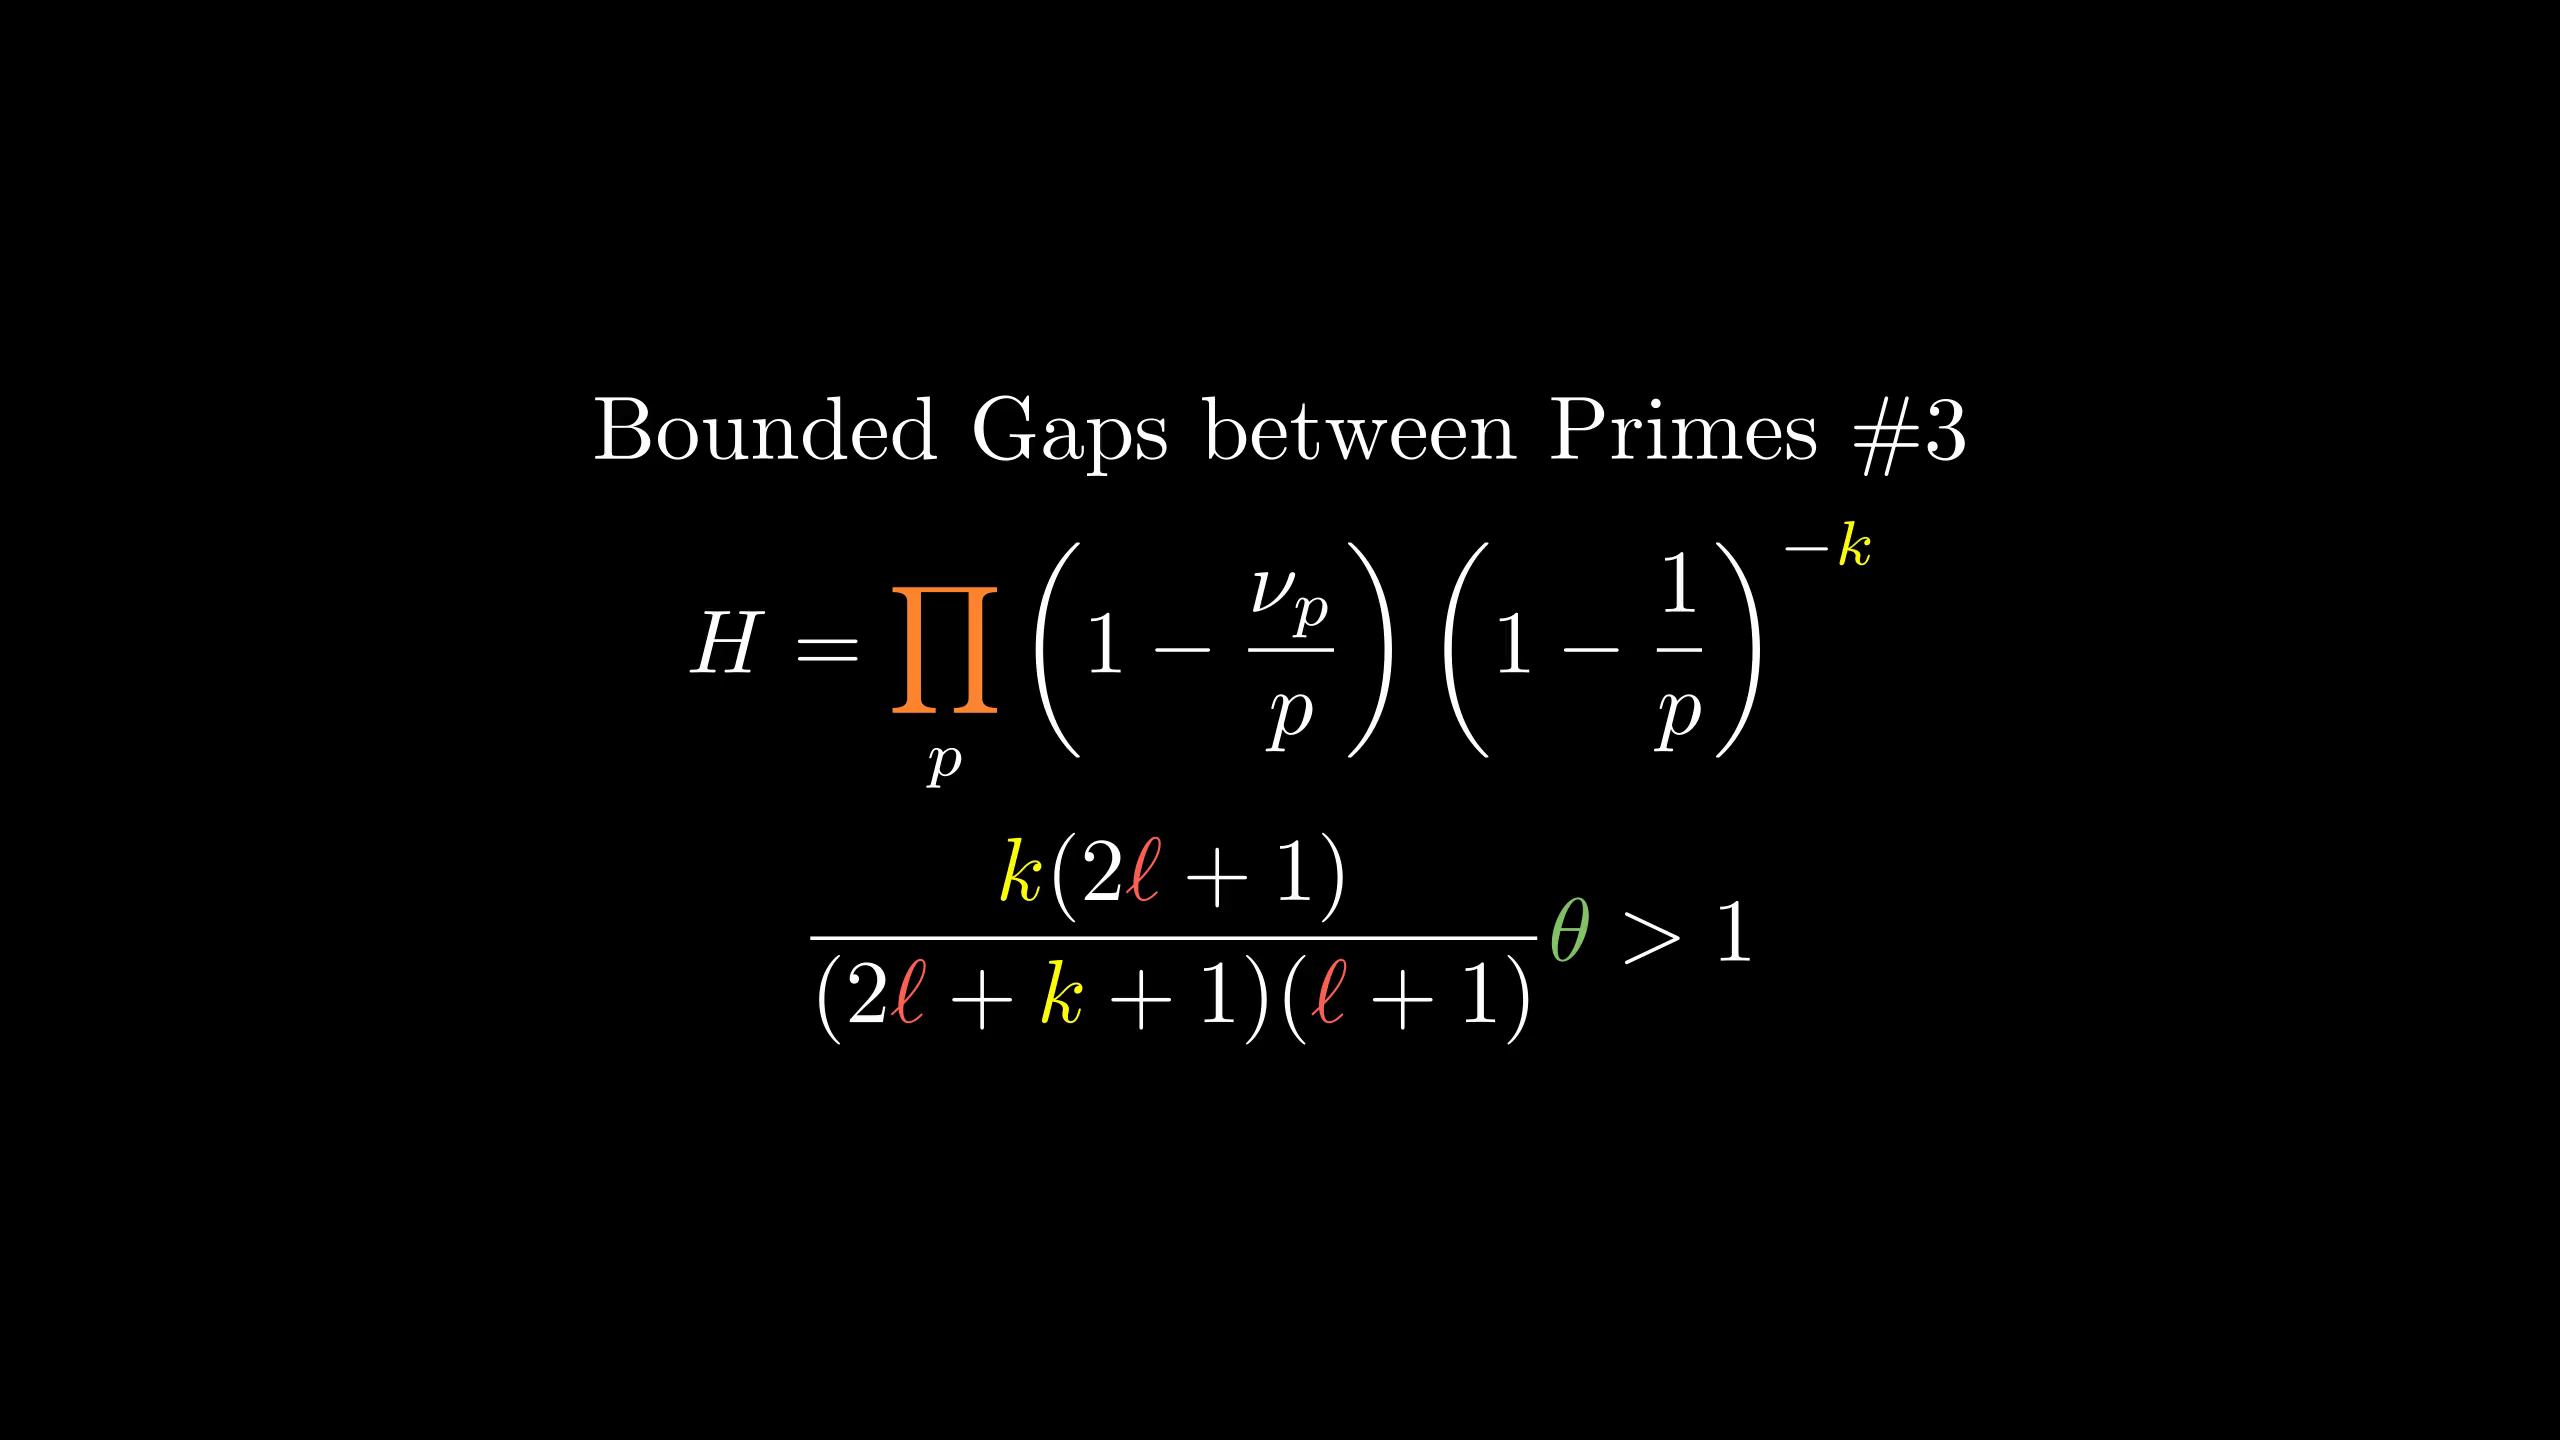

Recreate this plot in Python.
from manimlib.imports import *

class FooScene(Scene):
    def construct(self):
        cmap=tex_to_color_map={
                r"\prod":ORANGE,
                "{k}":YELLOW,
                r"\ell":RED,
                r"\theta":GREEN
        }
        tit=TextMobject("Bounded Gaps between Primes \#3")
        eqn=TexMobject(
                r"H=\prod_p\left(1-{\nu_p\over p}\right)" \
                r"\left(1-\frac1p\right)^{-{k}}",
                tex_to_color_map=cmap)
        eqn2=TexMobject(
                r"{{k}(2\ell+1)\over(2\ell+{k}+1)(\ell+1)}\theta>1",
                tex_to_color_map=cmap)
        self.add(VGroup(tit,eqn,eqn2).arrange(DOWN))
        self.wait()
